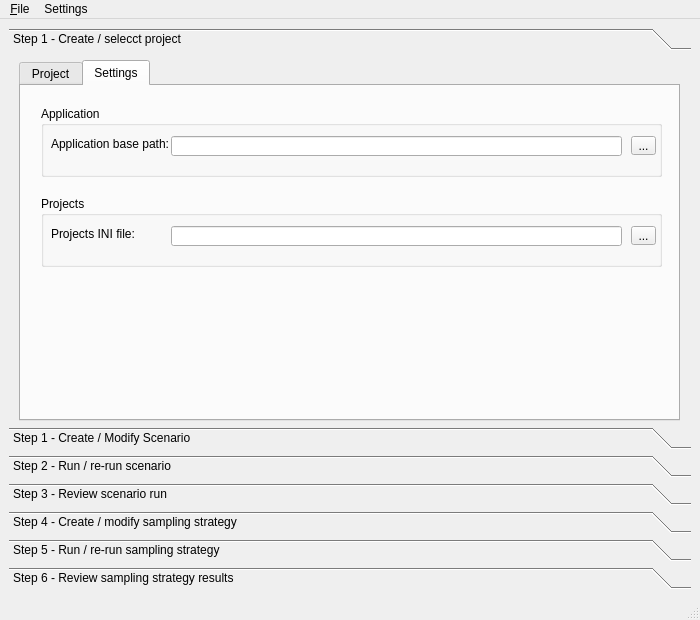
<?xml version="1.0" encoding="UTF-8"?>
<ui version="4.0">
 <class>MainWindow</class>
 <widget class="QMainWindow" name="MainWindow">
  <property name="geometry">
   <rect>
    <x>0</x>
    <y>0</y>
    <width>700</width>
    <height>620</height>
   </rect>
  </property>
  <property name="minimumSize">
   <size>
    <width>700</width>
    <height>620</height>
   </size>
  </property>
  <property name="windowTitle">
   <string>MainWindow</string>
  </property>
  <widget class="QWidget" name="centralwidget">
   <layout class="QGridLayout" name="gridLayout">
    <item row="0" column="0">
     <widget class="QToolBox" name="toolBox">
      <property name="frameShape">
       <enum>QFrame::NoFrame</enum>
      </property>
      <property name="currentIndex">
       <number>0</number>
      </property>
      <widget class="QWidget" name="page_5">
       <property name="geometry">
        <rect>
         <x>0</x>
         <y>0</y>
         <width>682</width>
         <height>372</height>
        </rect>
       </property>
       <attribute name="label">
        <string>Step 1 - Create / selecct project</string>
       </attribute>
       <widget class="QTabWidget" name="tabWidget">
        <property name="geometry">
         <rect>
          <x>10</x>
          <y>4</y>
          <width>661</width>
          <height>361</height>
         </rect>
        </property>
        <property name="currentIndex">
         <number>1</number>
        </property>
        <widget class="QWidget" name="tab">
         <attribute name="title">
          <string>Project</string>
         </attribute>
         <widget class="QLabel" name="label_35">
          <property name="geometry">
           <rect>
            <x>34</x>
            <y>50</y>
            <width>38</width>
            <height>16</height>
           </rect>
          </property>
          <property name="text">
           <string>Project:</string>
          </property>
         </widget>
         <widget class="QComboBox" name="comboBox">
          <property name="geometry">
           <rect>
            <x>90</x>
            <y>50</y>
            <width>281</width>
            <height>20</height>
           </rect>
          </property>
         </widget>
        </widget>
        <widget class="QWidget" name="tab_2">
         <attribute name="title">
          <string>Settings</string>
         </attribute>
         <widget class="QGroupBox" name="groupBox">
          <property name="geometry">
           <rect>
            <x>20</x>
            <y>20</y>
            <width>621</width>
            <height>71</height>
           </rect>
          </property>
          <property name="title">
           <string>Application</string>
          </property>
          <widget class="QLabel" name="label_2">
           <property name="geometry">
            <rect>
             <x>10</x>
             <y>30</y>
             <width>121</width>
             <height>16</height>
            </rect>
           </property>
           <property name="text">
            <string>Application base path:</string>
           </property>
          </widget>
          <widget class="QLineEdit" name="lineEdit">
           <property name="geometry">
            <rect>
             <x>130</x>
             <y>30</y>
             <width>451</width>
             <height>20</height>
            </rect>
           </property>
          </widget>
          <widget class="QToolButton" name="toolButton">
           <property name="geometry">
            <rect>
             <x>590</x>
             <y>30</y>
             <width>25</width>
             <height>19</height>
            </rect>
           </property>
           <property name="text">
            <string>...</string>
           </property>
          </widget>
         </widget>
         <widget class="QGroupBox" name="groupBox_2">
          <property name="geometry">
           <rect>
            <x>20</x>
            <y>110</y>
            <width>621</width>
            <height>71</height>
           </rect>
          </property>
          <property name="title">
           <string>Projects</string>
          </property>
          <widget class="QLabel" name="label_3">
           <property name="geometry">
            <rect>
             <x>10</x>
             <y>30</y>
             <width>121</width>
             <height>16</height>
            </rect>
           </property>
           <property name="text">
            <string>Projects INI file:</string>
           </property>
          </widget>
          <widget class="QLineEdit" name="lineEdit_3">
           <property name="geometry">
            <rect>
             <x>130</x>
             <y>30</y>
             <width>451</width>
             <height>20</height>
            </rect>
           </property>
          </widget>
          <widget class="QToolButton" name="toolButton_3">
           <property name="geometry">
            <rect>
             <x>590</x>
             <y>30</y>
             <width>25</width>
             <height>19</height>
            </rect>
           </property>
           <property name="text">
            <string>...</string>
           </property>
          </widget>
         </widget>
        </widget>
       </widget>
      </widget>
      <widget class="QWidget" name="page_6">
       <property name="geometry">
        <rect>
         <x>0</x>
         <y>0</y>
         <width>682</width>
         <height>372</height>
        </rect>
       </property>
       <attribute name="label">
        <string>Step 1 - Create / Modify Scenario</string>
       </attribute>
       <widget class="QGroupBox" name="groupBox_18">
        <property name="geometry">
         <rect>
          <x>0</x>
          <y>0</y>
          <width>691</width>
          <height>331</height>
         </rect>
        </property>
        <property name="sizePolicy">
         <sizepolicy hsizetype="Preferred" vsizetype="Preferred">
          <horstretch>0</horstretch>
          <verstretch>0</verstretch>
         </sizepolicy>
        </property>
        <property name="title">
         <string>Scenario</string>
        </property>
        <property name="checkable">
         <bool>false</bool>
        </property>
        <widget class="QLabel" name="label_36">
         <property name="geometry">
          <rect>
           <x>20</x>
           <y>20</y>
           <width>46</width>
           <height>13</height>
          </rect>
         </property>
         <property name="text">
          <string>Scenario:</string>
         </property>
        </widget>
        <widget class="QLineEdit" name="lineEdit_4">
         <property name="geometry">
          <rect>
           <x>70</x>
           <y>20</y>
           <width>241</width>
           <height>20</height>
          </rect>
         </property>
        </widget>
        <widget class="QTabWidget" name="tabWidget_3">
         <property name="geometry">
          <rect>
           <x>10</x>
           <y>60</y>
           <width>671</width>
           <height>231</height>
          </rect>
         </property>
         <property name="autoFillBackground">
          <bool>false</bool>
         </property>
         <property name="currentIndex">
          <number>0</number>
         </property>
         <widget class="QWidget" name="tab_6">
          <attribute name="title">
           <string>Life-history</string>
          </attribute>
          <widget class="QGroupBox" name="groupBox_19">
           <property name="geometry">
            <rect>
             <x>320</x>
             <y>20</y>
             <width>331</width>
             <height>151</height>
            </rect>
           </property>
           <property name="title">
            <string>Offspring:</string>
           </property>
           <widget class="QComboBox" name="comboBox_4">
            <property name="geometry">
             <rect>
              <x>109</x>
              <y>33</y>
              <width>181</width>
              <height>20</height>
             </rect>
            </property>
           </widget>
           <widget class="QStackedWidget" name="stackedWidget">
            <property name="geometry">
             <rect>
              <x>10</x>
              <y>60</y>
              <width>291</width>
              <height>80</height>
             </rect>
            </property>
            <property name="frameShape">
             <enum>QFrame::Box</enum>
            </property>
            <property name="frameShadow">
             <enum>QFrame::Sunken</enum>
            </property>
            <property name="currentIndex">
             <number>2</number>
            </property>
            <widget class="QWidget" name="page_3">
             <widget class="QLabel" name="label">
              <property name="geometry">
               <rect>
                <x>40</x>
                <y>30</y>
                <width>201</width>
                <height>16</height>
               </rect>
              </property>
              <property name="text">
               <string>Please specify litter distribution.</string>
              </property>
             </widget>
            </widget>
            <widget class="QWidget" name="page">
             <widget class="QWidget" name="layoutWidget">
              <property name="geometry">
               <rect>
                <x>7</x>
                <y>30</y>
                <width>271</width>
                <height>24</height>
               </rect>
              </property>
              <layout class="QHBoxLayout" name="horizontalLayout_5">
               <item>
                <widget class="QLabel" name="label_39">
                 <property name="text">
                  <string>Number:</string>
                 </property>
                </widget>
               </item>
               <item>
                <widget class="QSlider" name="horizontalSlider_27">
                 <property name="orientation">
                  <enum>Qt::Horizontal</enum>
                 </property>
                </widget>
               </item>
               <item>
                <widget class="QSpinBox" name="spinBox_23"/>
               </item>
              </layout>
             </widget>
            </widget>
            <widget class="QWidget" name="page_2">
             <widget class="QWidget" name="layoutWidget_2">
              <property name="geometry">
               <rect>
                <x>3</x>
                <y>16</y>
                <width>281</width>
                <height>54</height>
               </rect>
              </property>
              <layout class="QHBoxLayout" name="horizontalLayout_6">
               <item>
                <layout class="QVBoxLayout" name="verticalLayout">
                 <item>
                  <widget class="QLabel" name="label_40">
                   <property name="text">
                    <string>Mean:</string>
                   </property>
                  </widget>
                 </item>
                 <item>
                  <widget class="QLabel" name="label_41">
                   <property name="text">
                    <string>Standard Deviation:</string>
                   </property>
                  </widget>
                 </item>
                </layout>
               </item>
               <item>
                <layout class="QVBoxLayout" name="verticalLayout_2">
                 <item>
                  <widget class="QSlider" name="horizontalSlider_28">
                   <property name="orientation">
                    <enum>Qt::Horizontal</enum>
                   </property>
                  </widget>
                 </item>
                 <item>
                  <widget class="QSlider" name="horizontalSlider_29">
                   <property name="orientation">
                    <enum>Qt::Horizontal</enum>
                   </property>
                  </widget>
                 </item>
                </layout>
               </item>
               <item>
                <layout class="QVBoxLayout" name="verticalLayout_3">
                 <item>
                  <widget class="QDoubleSpinBox" name="doubleSpinBox_5"/>
                 </item>
                 <item>
                  <widget class="QDoubleSpinBox" name="doubleSpinBox_6"/>
                 </item>
                </layout>
               </item>
              </layout>
             </widget>
            </widget>
           </widget>
           <widget class="QLabel" name="label_38">
            <property name="geometry">
             <rect>
              <x>14</x>
              <y>33</y>
              <width>85</width>
              <height>16</height>
             </rect>
            </property>
            <property name="text">
             <string>Litter distribution:</string>
            </property>
           </widget>
          </widget>
          <widget class="QGroupBox" name="groupBox_20">
           <property name="geometry">
            <rect>
             <x>10</x>
             <y>20</y>
             <width>301</width>
             <height>151</height>
            </rect>
           </property>
           <property name="title">
            <string>Ageing:</string>
           </property>
           <widget class="QWidget" name="layoutWidget_3">
            <property name="geometry">
             <rect>
              <x>10</x>
              <y>29</y>
              <width>281</width>
              <height>82</height>
             </rect>
            </property>
            <layout class="QHBoxLayout" name="horizontalLayout_4">
             <item>
              <layout class="QVBoxLayout" name="verticalLayout_28">
               <item>
                <widget class="QLabel" name="label_42">
                 <property name="text">
                  <string>Maximum Age:</string>
                 </property>
                </widget>
               </item>
               <item>
                <widget class="QLabel" name="label_43">
                 <property name="text">
                  <string>Maximum Mating Age:</string>
                 </property>
                </widget>
               </item>
               <item>
                <widget class="QLabel" name="label_44">
                 <property name="text">
                  <string>MinimumMating  Age:</string>
                 </property>
                </widget>
               </item>
              </layout>
             </item>
             <item>
              <layout class="QVBoxLayout" name="verticalLayout_29">
               <item>
                <widget class="QSlider" name="horizontalSlider_31">
                 <property name="orientation">
                  <enum>Qt::Horizontal</enum>
                 </property>
                </widget>
               </item>
               <item>
                <widget class="QSlider" name="horizontalSlider_32">
                 <property name="orientation">
                  <enum>Qt::Horizontal</enum>
                 </property>
                </widget>
               </item>
               <item>
                <widget class="QSlider" name="horizontalSlider_33">
                 <property name="orientation">
                  <enum>Qt::Horizontal</enum>
                 </property>
                </widget>
               </item>
              </layout>
             </item>
             <item>
              <layout class="QVBoxLayout" name="verticalLayout_30">
               <item>
                <widget class="QSpinBox" name="spinBox_24"/>
               </item>
               <item>
                <widget class="QSpinBox" name="spinBox_25"/>
               </item>
               <item>
                <widget class="QSpinBox" name="spinBox_27"/>
               </item>
              </layout>
             </item>
            </layout>
           </widget>
          </widget>
         </widget>
         <widget class="QWidget" name="tab_7">
          <attribute name="title">
           <string>Demography</string>
          </attribute>
          <widget class="QGroupBox" name="groupBox_21">
           <property name="geometry">
            <rect>
             <x>10</x>
             <y>20</y>
             <width>301</width>
             <height>151</height>
            </rect>
           </property>
           <property name="title">
            <string>GroupBox</string>
           </property>
           <widget class="QWidget" name="layoutWidget_4">
            <property name="geometry">
             <rect>
              <x>20</x>
              <y>30</y>
              <width>261</width>
              <height>24</height>
             </rect>
            </property>
            <layout class="QHBoxLayout" name="horizontalLayout_3">
             <item>
              <widget class="QLabel" name="label_45">
               <property name="text">
                <string>Population size:</string>
               </property>
              </widget>
             </item>
             <item>
              <widget class="QSlider" name="horizontalSlider_34">
               <property name="orientation">
                <enum>Qt::Horizontal</enum>
               </property>
              </widget>
             </item>
             <item>
              <widget class="QSpinBox" name="spinBox_28"/>
             </item>
            </layout>
           </widget>
          </widget>
          <widget class="QGroupBox" name="groupBox_22">
           <property name="geometry">
            <rect>
             <x>320</x>
             <y>20</y>
             <width>311</width>
             <height>151</height>
            </rect>
           </property>
           <property name="title">
            <string>Age cohort survival:</string>
           </property>
           <widget class="QPushButton" name="pushButton_6">
            <property name="geometry">
             <rect>
              <x>30</x>
              <y>30</y>
              <width>261</width>
              <height>23</height>
             </rect>
            </property>
            <property name="text">
             <string>Edit age cohort survival rates</string>
            </property>
           </widget>
          </widget>
         </widget>
         <widget class="QWidget" name="tab_8">
          <attribute name="title">
           <string>Genetics</string>
          </attribute>
          <widget class="QGroupBox" name="groupBox_23">
           <property name="geometry">
            <rect>
             <x>10</x>
             <y>50</y>
             <width>331</width>
             <height>151</height>
            </rect>
           </property>
           <property name="title">
            <string>Alleles per locus</string>
           </property>
           <widget class="QWidget" name="layoutWidget_5">
            <property name="geometry">
             <rect>
              <x>11</x>
              <y>59</y>
              <width>291</width>
              <height>82</height>
             </rect>
            </property>
            <layout class="QHBoxLayout" name="horizontalLayout_2">
             <item>
              <layout class="QVBoxLayout" name="verticalLayout_4">
               <item>
                <widget class="QLabel" name="label_47">
                 <property name="text">
                  <string>Number:</string>
                 </property>
                </widget>
               </item>
               <item>
                <widget class="QLabel" name="label_48">
                 <property name="text">
                  <string>Mean:</string>
                 </property>
                </widget>
               </item>
               <item>
                <widget class="QLabel" name="label_49">
                 <property name="text">
                  <string>Standard Deviation:</string>
                 </property>
                </widget>
               </item>
              </layout>
             </item>
             <item>
              <layout class="QVBoxLayout" name="verticalLayout_32">
               <item>
                <widget class="QSlider" name="horizontalSlider_35">
                 <property name="orientation">
                  <enum>Qt::Horizontal</enum>
                 </property>
                </widget>
               </item>
               <item>
                <widget class="QSlider" name="horizontalSlider_36">
                 <property name="orientation">
                  <enum>Qt::Horizontal</enum>
                 </property>
                </widget>
               </item>
               <item>
                <widget class="QSlider" name="horizontalSlider_37">
                 <property name="orientation">
                  <enum>Qt::Horizontal</enum>
                 </property>
                </widget>
               </item>
              </layout>
             </item>
             <item>
              <layout class="QVBoxLayout" name="verticalLayout_33">
               <item>
                <widget class="QSpinBox" name="spinBox_29"/>
               </item>
               <item>
                <widget class="QDoubleSpinBox" name="doubleSpinBox_7"/>
               </item>
               <item>
                <widget class="QDoubleSpinBox" name="doubleSpinBox_8"/>
               </item>
              </layout>
             </item>
            </layout>
           </widget>
           <widget class="QWidget" name="layoutWidget_6">
            <property name="geometry">
             <rect>
              <x>11</x>
              <y>30</y>
              <width>291</width>
              <height>22</height>
             </rect>
            </property>
            <layout class="QHBoxLayout" name="horizontalLayout_9">
             <item>
              <widget class="QLabel" name="label_46">
               <property name="text">
                <string>Alleles per locus distribution:</string>
               </property>
              </widget>
             </item>
             <item>
              <widget class="QComboBox" name="comboBox_5"/>
             </item>
            </layout>
           </widget>
          </widget>
          <widget class="QGroupBox" name="groupBox_24">
           <property name="geometry">
            <rect>
             <x>350</x>
             <y>50</y>
             <width>311</width>
             <height>151</height>
            </rect>
           </property>
           <property name="title">
            <string>Allele Frequencies</string>
           </property>
           <widget class="QWidget" name="layoutWidget_7">
            <property name="geometry">
             <rect>
              <x>10</x>
              <y>30</y>
              <width>291</width>
              <height>22</height>
             </rect>
            </property>
            <layout class="QHBoxLayout" name="horizontalLayout_7">
             <item>
              <widget class="QLabel" name="label_50">
               <property name="text">
                <string>Allele frequency distribution:</string>
               </property>
              </widget>
             </item>
             <item>
              <widget class="QComboBox" name="comboBox_6"/>
             </item>
            </layout>
           </widget>
           <widget class="QWidget" name="layoutWidget_8">
            <property name="geometry">
             <rect>
              <x>10</x>
              <y>70</y>
              <width>291</width>
              <height>22</height>
             </rect>
            </property>
            <layout class="QHBoxLayout" name="horizontalLayout_8">
             <item>
              <widget class="QLabel" name="label_51">
               <property name="text">
                <string>Allele frequency file:</string>
               </property>
              </widget>
             </item>
             <item>
              <widget class="QLineEdit" name="lineEdit_2"/>
             </item>
             <item>
              <widget class="QToolButton" name="toolButton_2">
               <property name="text">
                <string>...</string>
               </property>
              </widget>
             </item>
            </layout>
           </widget>
          </widget>
          <widget class="QWidget" name="layoutWidget_9">
           <property name="geometry">
            <rect>
             <x>20</x>
             <y>12</y>
             <width>321</width>
             <height>24</height>
            </rect>
           </property>
           <layout class="QHBoxLayout" name="horizontalLayout_10">
            <item>
             <widget class="QLabel" name="label_8">
              <property name="text">
               <string>Number of Loci:</string>
              </property>
             </widget>
            </item>
            <item>
             <widget class="QSlider" name="horizontalSlider_38">
              <property name="orientation">
               <enum>Qt::Horizontal</enum>
              </property>
             </widget>
            </item>
            <item>
             <widget class="QSpinBox" name="spinBox_30"/>
            </item>
           </layout>
          </widget>
         </widget>
        </widget>
        <widget class="QPushButton" name="pushButton_7">
         <property name="geometry">
          <rect>
           <x>550</x>
           <y>300</y>
           <width>131</width>
           <height>23</height>
          </rect>
         </property>
         <property name="text">
          <string>Save scenario</string>
         </property>
        </widget>
       </widget>
      </widget>
      <widget class="QWidget" name="page_7">
       <property name="geometry">
        <rect>
         <x>0</x>
         <y>0</y>
         <width>682</width>
         <height>372</height>
        </rect>
       </property>
       <attribute name="label">
        <string>Step 2 - Run / re-run scenario</string>
       </attribute>
       <widget class="QGroupBox" name="groupBox_27">
        <property name="geometry">
         <rect>
          <x>10</x>
          <y>20</y>
          <width>681</width>
          <height>161</height>
         </rect>
        </property>
        <property name="title">
         <string>Run scenario</string>
        </property>
        <widget class="QPushButton" name="pushButton_8">
         <property name="geometry">
          <rect>
           <x>530</x>
           <y>120</y>
           <width>131</width>
           <height>23</height>
          </rect>
         </property>
         <property name="text">
          <string>Run scenario</string>
         </property>
        </widget>
        <widget class="QWidget" name="layoutWidget_40">
         <property name="geometry">
          <rect>
           <x>290</x>
           <y>30</y>
           <width>44</width>
           <height>74</height>
          </rect>
         </property>
         <layout class="QVBoxLayout" name="verticalLayout_40">
          <item>
           <widget class="QSpinBox" name="spinBox_37"/>
          </item>
          <item>
           <widget class="QSpinBox" name="spinBox_38"/>
          </item>
          <item>
           <widget class="QSpinBox" name="spinBox_39"/>
          </item>
         </layout>
        </widget>
        <widget class="QWidget" name="layoutWidget_41">
         <property name="geometry">
          <rect>
           <x>190</x>
           <y>30</y>
           <width>86</width>
           <height>80</height>
          </rect>
         </property>
         <layout class="QVBoxLayout" name="verticalLayout_41">
          <item>
           <widget class="QSlider" name="horizontalSlider_45">
            <property name="orientation">
             <enum>Qt::Horizontal</enum>
            </property>
           </widget>
          </item>
          <item>
           <widget class="QSlider" name="horizontalSlider_46">
            <property name="orientation">
             <enum>Qt::Horizontal</enum>
            </property>
           </widget>
          </item>
          <item>
           <widget class="QSlider" name="horizontalSlider_47">
            <property name="orientation">
             <enum>Qt::Horizontal</enum>
            </property>
           </widget>
          </item>
         </layout>
        </widget>
        <widget class="QWidget" name="layoutWidget_42">
         <property name="geometry">
          <rect>
           <x>20</x>
           <y>30</y>
           <width>158</width>
           <height>71</height>
          </rect>
         </property>
         <layout class="QVBoxLayout" name="verticalLayout_42">
          <item>
           <widget class="QLabel" name="label_58">
            <property name="text">
             <string>Burn-in length:</string>
            </property>
           </widget>
          </item>
          <item>
           <widget class="QLabel" name="label_59">
            <property name="text">
             <string>Temporal evolution length:</string>
            </property>
           </widget>
          </item>
          <item>
           <widget class="QLabel" name="label_60">
            <property name="text">
             <string>Number of population replicates:</string>
            </property>
           </widget>
          </item>
         </layout>
        </widget>
       </widget>
      </widget>
      <widget class="QWidget" name="page_4">
       <property name="geometry">
        <rect>
         <x>0</x>
         <y>0</y>
         <width>682</width>
         <height>372</height>
        </rect>
       </property>
       <attribute name="label">
        <string>Step 3 - Review scenario run</string>
       </attribute>
       <widget class="QGroupBox" name="groupBox_33">
        <property name="geometry">
         <rect>
          <x>70</x>
          <y>2</y>
          <width>681</width>
          <height>321</height>
         </rect>
        </property>
        <property name="title">
         <string>Sampling strategy results</string>
        </property>
        <widget class="QFrame" name="frame_3">
         <property name="geometry">
          <rect>
           <x>20</x>
           <y>20</y>
           <width>641</width>
           <height>291</height>
          </rect>
         </property>
         <property name="frameShape">
          <enum>QFrame::StyledPanel</enum>
         </property>
         <property name="frameShadow">
          <enum>QFrame::Sunken</enum>
         </property>
         <widget class="QTextBrowser" name="textBrowser_4">
          <property name="geometry">
           <rect>
            <x>10</x>
            <y>10</y>
            <width>621</width>
            <height>271</height>
           </rect>
          </property>
          <property name="html">
           <string>&lt;!DOCTYPE HTML PUBLIC &quot;-//W3C//DTD HTML 4.0//EN&quot; &quot;http://www.w3.org/TR/REC-html40/strict.dtd&quot;&gt;
&lt;html&gt;&lt;head&gt;&lt;meta name=&quot;qrichtext&quot; content=&quot;1&quot; /&gt;&lt;style type=&quot;text/css&quot;&gt;
p, li { white-space: pre-wrap; }
&lt;/style&gt;&lt;/head&gt;&lt;body style=&quot; font-family:'MS Shell Dlg 2'; font-size:8.25pt; font-weight:400; font-style:normal;&quot;&gt;
&lt;p style=&quot; margin-top:0px; margin-bottom:0px; margin-left:0px; margin-right:0px; -qt-block-indent:0; text-indent:0px;&quot;&gt;&lt;img src=&quot;:/test/AGENE_DEM.png&quot; /&gt;&lt;/p&gt;&lt;/body&gt;&lt;/html&gt;</string>
          </property>
         </widget>
        </widget>
       </widget>
      </widget>
      <widget class="QWidget" name="page_8">
       <property name="geometry">
        <rect>
         <x>0</x>
         <y>0</y>
         <width>682</width>
         <height>372</height>
        </rect>
       </property>
       <attribute name="label">
        <string>Step 4 - Create / modify sampling strategy</string>
       </attribute>
       <widget class="QGroupBox" name="groupBox_28">
        <property name="geometry">
         <rect>
          <x>0</x>
          <y>10</y>
          <width>691</width>
          <height>241</height>
         </rect>
        </property>
        <property name="title">
         <string>Sampling strategy</string>
        </property>
        <widget class="QGroupBox" name="groupBox_29">
         <property name="geometry">
          <rect>
           <x>20</x>
           <y>30</y>
           <width>301</width>
           <height>151</height>
          </rect>
         </property>
         <property name="title">
          <string>Sample size range</string>
         </property>
         <widget class="QWidget" name="layoutWidget_43">
          <property name="geometry">
           <rect>
            <x>10</x>
            <y>30</y>
            <width>107</width>
            <height>81</height>
           </rect>
          </property>
          <layout class="QVBoxLayout" name="verticalLayout_43">
           <item>
            <widget class="QLabel" name="label_61">
             <property name="text">
              <string>Maximum Samples:</string>
             </property>
            </widget>
           </item>
           <item>
            <widget class="QLabel" name="label_62">
             <property name="text">
              <string>Minimum Samples</string>
             </property>
            </widget>
           </item>
           <item>
            <widget class="QLabel" name="label_63">
             <property name="text">
              <string>Sample size increment</string>
             </property>
            </widget>
           </item>
          </layout>
         </widget>
         <widget class="QWidget" name="layoutWidget_44">
          <property name="geometry">
           <rect>
            <x>130</x>
            <y>30</y>
            <width>86</width>
            <height>81</height>
           </rect>
          </property>
          <layout class="QVBoxLayout" name="verticalLayout_44">
           <item>
            <widget class="QSlider" name="horizontalSlider_48">
             <property name="orientation">
              <enum>Qt::Horizontal</enum>
             </property>
            </widget>
           </item>
           <item>
            <widget class="QSlider" name="horizontalSlider_49">
             <property name="orientation">
              <enum>Qt::Horizontal</enum>
             </property>
            </widget>
           </item>
           <item>
            <widget class="QSlider" name="horizontalSlider_50">
             <property name="orientation">
              <enum>Qt::Horizontal</enum>
             </property>
            </widget>
           </item>
          </layout>
         </widget>
         <widget class="QWidget" name="layoutWidget_45">
          <property name="geometry">
           <rect>
            <x>220</x>
            <y>29</y>
            <width>44</width>
            <height>81</height>
           </rect>
          </property>
          <layout class="QVBoxLayout" name="verticalLayout_45">
           <item>
            <widget class="QSpinBox" name="spinBox_40"/>
           </item>
           <item>
            <widget class="QSpinBox" name="spinBox_41"/>
           </item>
           <item>
            <widget class="QSpinBox" name="spinBox_42"/>
           </item>
          </layout>
         </widget>
        </widget>
        <widget class="QGroupBox" name="groupBox_30">
         <property name="geometry">
          <rect>
           <x>340</x>
           <y>30</y>
           <width>301</width>
           <height>151</height>
          </rect>
         </property>
         <property name="title">
          <string>Locus number range</string>
         </property>
         <widget class="QWidget" name="layoutWidget_46">
          <property name="geometry">
           <rect>
            <x>10</x>
            <y>30</y>
            <width>122</width>
            <height>81</height>
           </rect>
          </property>
          <layout class="QVBoxLayout" name="verticalLayout_46">
           <item>
            <widget class="QLabel" name="label_64">
             <property name="text">
              <string>Maximum loci:</string>
             </property>
            </widget>
           </item>
           <item>
            <widget class="QLabel" name="label_65">
             <property name="text">
              <string>Minimum loci:</string>
             </property>
            </widget>
           </item>
           <item>
            <widget class="QLabel" name="label_66">
             <property name="text">
              <string>Locus number increment:</string>
             </property>
            </widget>
           </item>
          </layout>
         </widget>
         <widget class="QWidget" name="layoutWidget_47">
          <property name="geometry">
           <rect>
            <x>130</x>
            <y>30</y>
            <width>86</width>
            <height>81</height>
           </rect>
          </property>
          <layout class="QVBoxLayout" name="verticalLayout_47">
           <item>
            <widget class="QSlider" name="horizontalSlider_51">
             <property name="orientation">
              <enum>Qt::Horizontal</enum>
             </property>
            </widget>
           </item>
           <item>
            <widget class="QSlider" name="horizontalSlider_52">
             <property name="orientation">
              <enum>Qt::Horizontal</enum>
             </property>
            </widget>
           </item>
           <item>
            <widget class="QSlider" name="horizontalSlider_53">
             <property name="orientation">
              <enum>Qt::Horizontal</enum>
             </property>
            </widget>
           </item>
          </layout>
         </widget>
         <widget class="QWidget" name="layoutWidget_48">
          <property name="geometry">
           <rect>
            <x>220</x>
            <y>29</y>
            <width>44</width>
            <height>81</height>
           </rect>
          </property>
          <layout class="QVBoxLayout" name="verticalLayout_48">
           <item>
            <widget class="QSpinBox" name="spinBox_43"/>
           </item>
           <item>
            <widget class="QSpinBox" name="spinBox_44"/>
           </item>
           <item>
            <widget class="QSpinBox" name="spinBox_45"/>
           </item>
          </layout>
         </widget>
        </widget>
        <widget class="QPushButton" name="pushButton_9">
         <property name="geometry">
          <rect>
           <x>540</x>
           <y>200</y>
           <width>141</width>
           <height>23</height>
          </rect>
         </property>
         <property name="text">
          <string>Save sampling strategy</string>
         </property>
        </widget>
       </widget>
      </widget>
      <widget class="QWidget" name="page_9">
       <property name="geometry">
        <rect>
         <x>0</x>
         <y>0</y>
         <width>682</width>
         <height>372</height>
        </rect>
       </property>
       <attribute name="label">
        <string>Step 5 - Run / re-run sampling strategy</string>
       </attribute>
       <widget class="QGroupBox" name="groupBox_31">
        <property name="geometry">
         <rect>
          <x>0</x>
          <y>10</y>
          <width>681</width>
          <height>161</height>
         </rect>
        </property>
        <property name="title">
         <string>Run sampling strategy</string>
        </property>
        <widget class="QPushButton" name="pushButton_10">
         <property name="geometry">
          <rect>
           <x>530</x>
           <y>120</y>
           <width>131</width>
           <height>23</height>
          </rect>
         </property>
         <property name="text">
          <string>Run sampling strategy</string>
         </property>
        </widget>
        <widget class="QSlider" name="horizontalSlider_54">
         <property name="geometry">
          <rect>
           <x>150</x>
           <y>30</y>
           <width>84</width>
           <height>19</height>
          </rect>
         </property>
         <property name="orientation">
          <enum>Qt::Horizontal</enum>
         </property>
        </widget>
        <widget class="QLabel" name="label_67">
         <property name="geometry">
          <rect>
           <x>20</x>
           <y>30</y>
           <width>156</width>
           <height>19</height>
          </rect>
         </property>
         <property name="text">
          <string>Number of Ne replicates:</string>
         </property>
        </widget>
        <widget class="QSpinBox" name="spinBox_46">
         <property name="geometry">
          <rect>
           <x>240</x>
           <y>30</y>
           <width>42</width>
           <height>20</height>
          </rect>
         </property>
        </widget>
       </widget>
      </widget>
      <widget class="QWidget" name="page_10">
       <property name="geometry">
        <rect>
         <x>0</x>
         <y>0</y>
         <width>682</width>
         <height>372</height>
        </rect>
       </property>
       <attribute name="label">
        <string>Step 6 - Review sampling strategy results</string>
       </attribute>
       <widget class="QGroupBox" name="groupBox_32">
        <property name="geometry">
         <rect>
          <x>10</x>
          <y>10</y>
          <width>681</width>
          <height>291</height>
         </rect>
        </property>
        <property name="title">
         <string>Sampling strategy results</string>
        </property>
        <widget class="QFrame" name="frame_2">
         <property name="geometry">
          <rect>
           <x>20</x>
           <y>20</y>
           <width>641</width>
           <height>251</height>
          </rect>
         </property>
         <property name="frameShape">
          <enum>QFrame::StyledPanel</enum>
         </property>
         <property name="frameShadow">
          <enum>QFrame::Sunken</enum>
         </property>
         <widget class="QTextBrowser" name="textBrowser_3">
          <property name="geometry">
           <rect>
            <x>10</x>
            <y>10</y>
            <width>621</width>
            <height>231</height>
           </rect>
          </property>
          <property name="html">
           <string>&lt;!DOCTYPE HTML PUBLIC &quot;-//W3C//DTD HTML 4.0//EN&quot; &quot;http://www.w3.org/TR/REC-html40/strict.dtd&quot;&gt;
&lt;html&gt;&lt;head&gt;&lt;meta name=&quot;qrichtext&quot; content=&quot;1&quot; /&gt;&lt;style type=&quot;text/css&quot;&gt;
p, li { white-space: pre-wrap; }
&lt;/style&gt;&lt;/head&gt;&lt;body style=&quot; font-family:'MS Shell Dlg 2'; font-size:8.25pt; font-weight:400; font-style:normal;&quot;&gt;
&lt;p style=&quot; margin-top:0px; margin-bottom:0px; margin-left:0px; margin-right:0px; -qt-block-indent:0; text-indent:0px;&quot;&gt;&lt;img src=&quot;:/test/Untitled.png&quot; /&gt;&lt;/p&gt;&lt;/body&gt;&lt;/html&gt;</string>
          </property>
         </widget>
        </widget>
       </widget>
      </widget>
     </widget>
    </item>
   </layout>
  </widget>
  <widget class="QMenuBar" name="menubar">
   <property name="geometry">
    <rect>
     <x>0</x>
     <y>0</y>
     <width>700</width>
     <height>21</height>
    </rect>
   </property>
   <widget class="QMenu" name="menu_File">
    <property name="title">
     <string>&amp;File</string>
    </property>
   </widget>
   <widget class="QMenu" name="menuSettings">
    <property name="title">
     <string>Settings</string>
    </property>
    <addaction name="actionPreferences"/>
    <addaction name="separator"/>
   </widget>
   <addaction name="menu_File"/>
   <addaction name="menuSettings"/>
  </widget>
  <widget class="QStatusBar" name="statusbar"/>
  <action name="actionPreferences">
   <property name="text">
    <string>Preferences</string>
   </property>
  </action>
 </widget>
 <resources>
  <include location="test.qrc"/>
 </resources>
 <connections/>
</ui>
